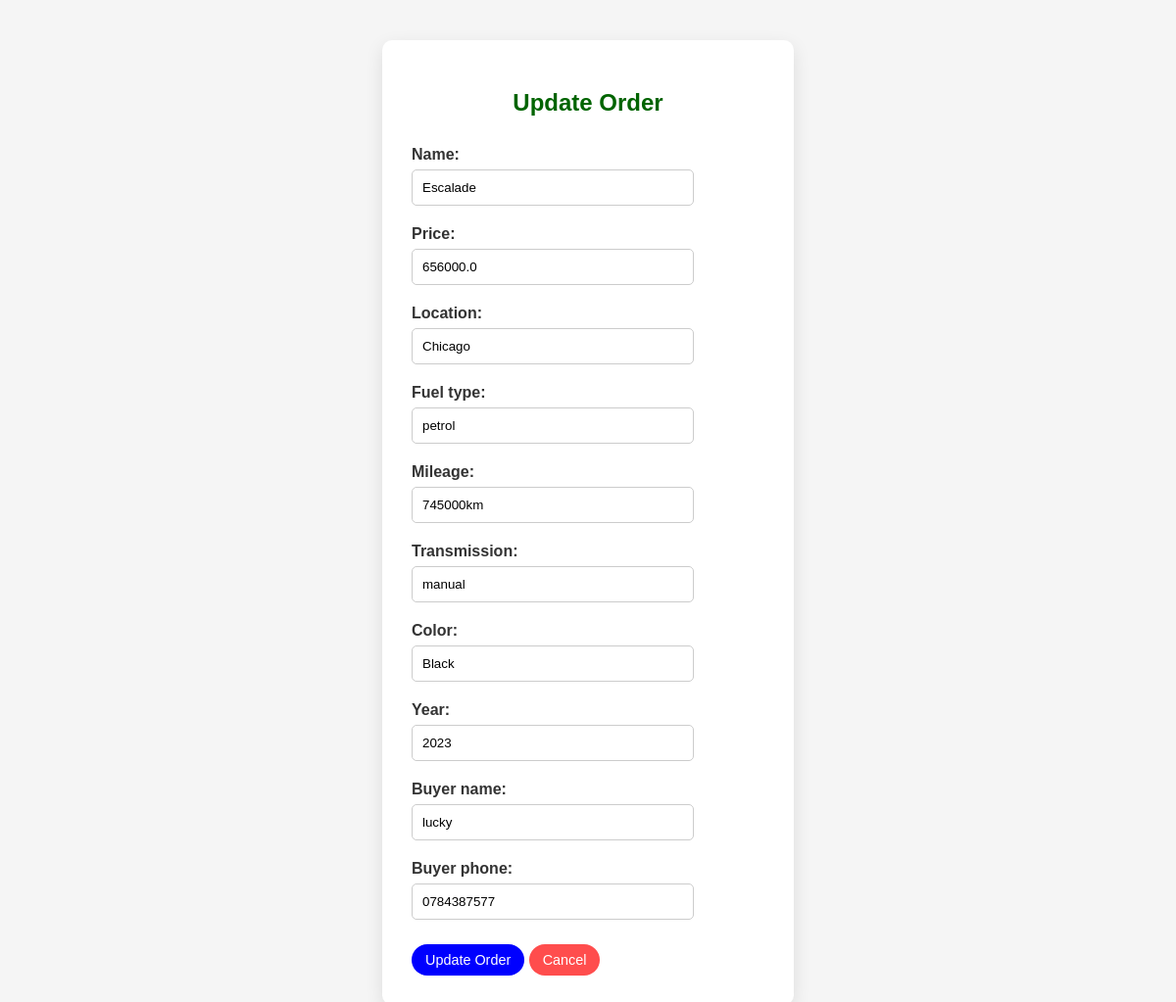
/update_order/15/, run on the app's committed database.
### mycarproject/models.py (models this page shows, shortened)
class Order(models.Model):
     STATUS_CHOICES = (
            ('Pending', 'Pending'),
           ('Delivered', 'Delivered'),
     )
     name = models.CharField(max_length=100)
     price = models.DecimalField(max_digits=10,decimal_places=1)
     location = models.CharField(max_length=100)
     fuel_type = models.CharField(max_length=50, default='petrol')
     mileage = models.CharField(max_length=50, default='0')
     transmission = models.CharField(max_length=50, default='manual')
     color = models.CharField(max_length=50, default='Black')
     year = models.IntegerField()
     status = models.CharField(max_length=20, choices=STATUS_CHOICES, default='Pending')
     buyer_name = models.CharField(max_length=100, default='reagan')
     buyer_phone = models.CharField(max_length=15, default='+256 5685431')

### mycarproject/views.py (the view)
# urls.py: path('update_order/<int:pk>/', views.update_order, name='update_order'),
def update_order(request, pk):
    order = get_object_or_404(Order, pk=pk)  # Change Car to Order
    if request.method == 'POST':
        form = OrderForm(request.POST, request.FILES, instance=order)
        if form.is_valid():
            form.save()
            return redirect('dashboard')
    else:
        form = OrderForm(instance=order)
    return render(request, 'mycarproject/update.html', {'form': form})

### mycarproject/forms.py
class OrderForm(forms.ModelForm):
    class Meta:
     model = Order
     fields = ['name', 'price', 'location', 'fuel_type', 'mileage', 'transmission', 'color', 'year','buyer_name','buyer_phone']

### mycarproject/templates/mycarproject/update.html (shortened to what this page needs)
<!DOCTYPE html>
<html lang="en">
<head>
</head>
<body>
<div class="custom-form-container">
    <div class="custom-form-box">
        <h2 class="custom-form-title">Update Order</h2>
        <form method="post" enctype="multipart/form-data">
            {% for field in form %}
                <div class="custom-form-field">
                    {{ field.label_tag }} {{ field }}
                </div>
            {% endfor %}
            <div class="custom-form-buttons">
                <button type="submit" class="custom-update-button">Update Order</button>
                <a href="{% url 'dashboard' %}" class="custom-cancel-link">Cancel</a>
            </div>
        </form>
    </div>
</div>
</body>
</html>

### mycarproject/templates/mycarproject/update.html (style rules this page uses)
body { background-color: #f5f5f5; font-family: sans-serif; }
.custom-form-container { max-width: 420px; margin: 40px auto; padding: 1px; }
.custom-form-box { background-color: white; padding: 30px; border-radius: 10px; box-shadow: 0 6px 18px rgba(0, 0, 0, 0.1); }
.custom-form-title { color: darkgreen; text-align: center; margin-bottom: 30px; font-weight: bold; font-size: 24px; }
.custom-form-field { margin-bottom: 20px; }
.custom-form-field label { display: block; margin-bottom: 6px; font-weight: bold; color: #333; }
.custom-form-field input[type="text"], .custom-form-field input[type="number"], .custom-form-field input[type="email"], .custom-form-field input[type="tel"], .custom-form-field select, .custom-form-field textarea { width: 80%; padding: 10px; border: 1px solid #ccc; box-sizing: border-box; border-radius: 5px; }
.custom-update-button { background-color: #0000FF; color: white; padding: 8px 14px; border: none; border-radius: 50px; cursor: pointer; font-size: 0.9em; display: inline-block; transition: background-color 0.3s; }
.custom-cancel-link { background-color: #ff4d4d; color: white; padding: 8px 14px; border-radius: 50px; text-decoration: none; font-size: 0.9em; display: inline-block; transition: background-color 0.3s; }
.custom-form-buttons { margin-top: 25px; }

### data on the page
Order: form "Escalade" "656000.0" "Chicago" "petrol" "745000km" "manual" "Black" "2023" "lucky" "0784387577"

### other printed values
{{ field.label_tag }} "Name:" "Price:" "Location:" "Fuel type:" "Mileage:" "Transmission:" "Color:" "Year:" "Buyer name:" "Buyer phone:"
